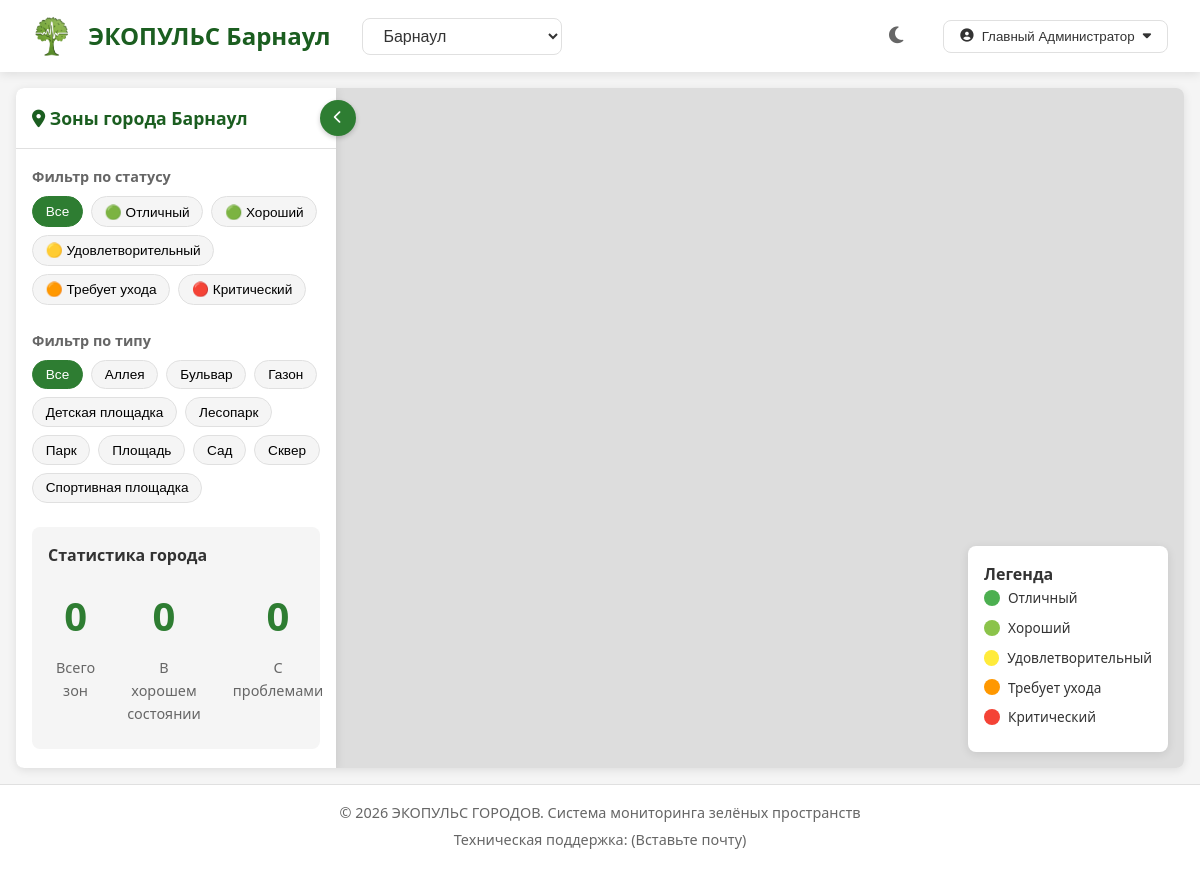
The page / (signed in) on the database its author committed.
### tables this page shows
CREATE TABLE cities (
                id INTEGER PRIMARY KEY AUTOINCREMENT,
                name TEXT UNIQUE NOT NULL,
                lat REAL NOT NULL,
                lng REAL NOT NULL,
                zoom INTEGER DEFAULT 12,
                is_active BOOLEAN DEFAULT 1,
                created_at TIMESTAMP DEFAULT CURRENT_TIMESTAMP
            );

CREATE TABLE zone_statuses (
                id INTEGER PRIMARY KEY AUTOINCREMENT,
                name TEXT UNIQUE NOT NULL,
                color TEXT NOT NULL,
                icon TEXT,
                priority INTEGER DEFAULT 0,
                is_active BOOLEAN DEFAULT 1,
                is_default BOOLEAN DEFAULT 0,
                created_at TIMESTAMP DEFAULT CURRENT_TIMESTAMP
            );

CREATE TABLE zone_types (
                id INTEGER PRIMARY KEY AUTOINCREMENT,
                name TEXT UNIQUE NOT NULL,
                description TEXT,
                icon TEXT,
                is_active BOOLEAN DEFAULT 1,
                created_at TIMESTAMP DEFAULT CURRENT_TIMESTAMP
            );

### app.py (the view)
@app.route('/')
def index():
    city = request.args.get('city', 'Барнаул')
    cities = get_cities_from_db()
    if city not in cities:
        city = 'Барнаул'
    session['current_city'] = city
    return render_template(
        'index.html',
        city=city,
        cities=cities,
        statuses=get_statuses_from_db(),
        zone_types=get_zone_types_from_db(),
        user=session.get('user')
    )

### app.py (called while the page is built)
def get_cities_from_db():
    conn = get_db()
    cities = conn.execute(
        'SELECT * FROM cities WHERE is_active = 1 ORDER BY name'
    ).fetchall()
    conn.close()
    return {
        row['name']: {'lat': row['lat'], 'lng': row['lng'], 'zoom': row['zoom']}
        for row in cities
    }

def get_zone_types_from_db():
    conn = get_db()
    zone_types = conn.execute(
        'SELECT name FROM zone_types WHERE is_active = 1 ORDER BY name'
    ).fetchall()
    conn.close()
    return [row['name'] for row in zone_types]

def get_statuses_from_db():
    conn = get_db()
    statuses = conn.execute(
        'SELECT * FROM zone_statuses WHERE is_active = 1 ORDER BY priority DESC'
    ).fetchall()
    conn.close()
    return {row['name']: {'color': row['color'], 'icon': row['icon']} for row in statuses}

### database.py (called while the page is built)
def get_db():
    conn = sqlite3.connect(Config.DATABASE_PATH)
    conn.row_factory = sqlite3.Row
    return conn

### templates/index.html (shortened to what this page needs)
{% extends "base.html" %}
{% block content %}
<div class="map-container">
    <div id="map"></div>
    <div class="side-panel" id="side-panel">
        <div class="panel-header">
            <div class="panel-title-wrapper">
                <h3><i class="fas fa-map-marker-alt"></i> Зоны города {{ city }}</h3>
                <button class="toggle-panel-btn" onclick="toggleSidePanel()"
                        title="Скрыть/показать панель">
                    <i class="fas fa-chevron-left"></i>
                </button>
            </div>
        </div>
        <div class="panel-content">
            <div class="filters">
                <div class="filter-group">
                    <h4>Фильтр по статусу</h4>
                    <div class="filter-buttons">
                        <button class="filter-btn active" data-status="all">Все</button>
                        {% for status, data in statuses.items() %}
                        <button class="filter-btn" data-status="{{ status }}">
                            {{ data.icon }} {{ status|capitalize }}
                        </button>
                        {% endfor %}
                    </div>
                </div>
                <div class="filter-group">
                    <h4>Фильтр по типу</h4>
                    <div class="filter-buttons">
                        <button class="filter-btn active" data-type="all">Все</button>
                        {% for type in zone_types %}
                        <button class="filter-btn" data-type="{{ type }}">
                            {{ type|capitalize }}
                        </button>
                        {% endfor %}
                    </div>
                </div>
            </div>
            <div class="statistics">
                <h4>Статистика города</h4>
                <div class="stats-grid">
                    <div class="stat-item">
                        <div class="stat-value" id="total-zones">0</div>
                        <div class="stat-label">Всего зон</div>
                    </div>
                    <div class="stat-item">
                        <div class="stat-value" id="good-zones">0</div>
                        <div class="stat-label">В хорошем состоянии</div>
                    </div>
                    <div class="stat-item">
                        <div class="stat-value" id="problem-zones">0</div>
                        <div class="stat-label">С проблемами</div>
                    </div>
                </div>
            </div>
        </div>
    </div>
    <div class="map-legend">
        <h4>Легенда</h4>
        {% for status, data in statuses.items() %}
        <div class="legend-item">
            <span class="legend-color" style="background-color: {{ data.color }}"></span>
            <span class="legend-label">{{ status|capitalize }}</span>
        </div>
        {% endfor %}
    </div>
</div>
{% endblock %}

### templates/base.html (shortened to what this page needs)
<!DOCTYPE html>
<html lang="ru">
<head>
    <link rel="stylesheet" href="https://unpkg.com/leaflet@1.9.4/dist/leaflet.css" />
    <link rel="stylesheet"
          href="https://cdnjs.cloudflare.com/ajax/libs/font-awesome/6.4.0/css/all.min.css">
    <link rel="stylesheet" href="{{ url_for('static', filename='css/style.css') }}">
    <link rel="stylesheet" href="{{ url_for('static', filename='css/dark.css') }}"
          id="dark-theme" disabled>
</head>
<body>
    <div class="app-container">
        <header class="header">
            <div class="header-left">
                <div class="logo">
                    <img src="{{ url_for('static', filename='img/tree-icon.png') }}"
                         alt="Логотип ЭКОПУЛЬС" class="logo-img">
                    <h1 id="site-title">ЭКОПУЛЬС {{ city if city else '' }}</h1>
                </div>
                {% if request.path == '/' %}
                <div class="city-selector">
                    <select id="city-select">
                        {% for city_name in cities.keys()|sort %}
                        <option value="{{ city_name }}"
                                {% if city_name == city %}selected{% endif %}>
                            {{ city_name }}
                        </option>
                        {% endfor %}
                    </select>
                </div>
                {% endif %}
            </div>
            <div class="header-right">
                <button id="night-mode-toggle" class="btn-icon" title="Ночной режим">
                    <i class="fas fa-moon"></i>
                </button>
                <div class="user-menu">
                    {% if user %}
                    <div class="user-dropdown">
                        <button class="btn-user">
                            <i class="fas fa-user-circle"></i>
                            <span class="full-role">{{ user.name }}</span>
                            <i class="fas fa-caret-down"></i>
                        </button>
                    </div>
                    {% else %}
                    <button id="login-btn" class="btn btn-outline">
                        <i class="fas fa-sign-in-alt"></i> Войти
                    </button>
                    {% endif %}
                </div>
            </div>
        </header>
        <main class="main-content">
            {% block content %}{% endblock %}
        </main>
        <footer class="footer">
            <p>© 2026 ЭКОПУЛЬС ГОРОДОВ. Система мониторинга зелёных пространств</p>
            <p>Техническая поддержка: (Вставьте почту)</p>
        </footer>
    </div>
</body>
</html>

### rows shown on the page
cities: name "Барнаул"
zone_statuses: icon "🟢", name "Отличный"
zone_statuses: icon "🟢", name "Хороший"
zone_statuses: icon "🟡", name "Удовлетворительный"
zone_statuses: icon "🟠", name "Требует ухода"
zone_statuses: icon "🔴", name "Критический"
zone_types: name "Аллея"
zone_types: name "Бульвар"
zone_types: name "Газон"
zone_types: name "Детская площадка"
zone_types: name "Лесопарк"
zone_types: name "Парк"
zone_types: name "Площадь"
zone_types: name "Сад"
zone_types: name "Сквер"
zone_types: name "Спортивная площадка"

### other values the page prints
{{ user.name }} "Главный Администратор"
form field value "Барнаул"
